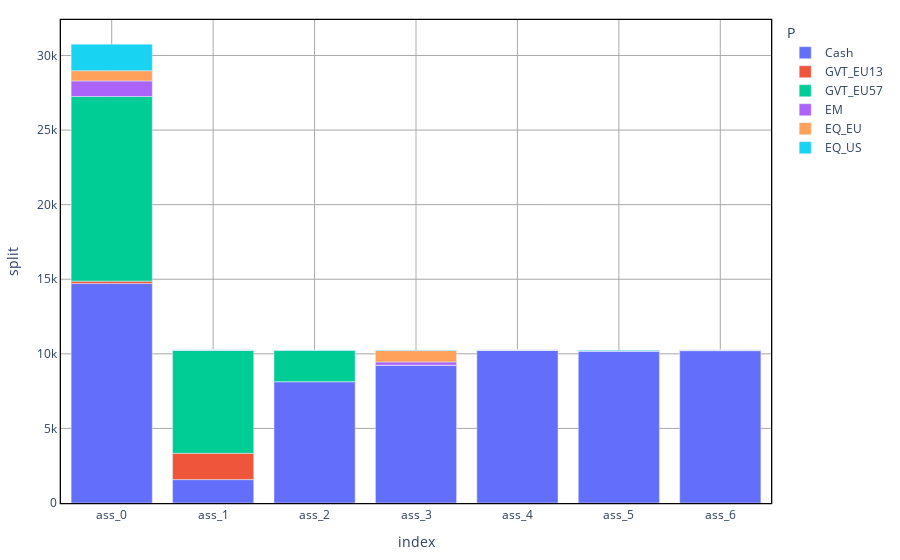

Source (notebook cell):
### Code cell
#AssetPerETF
AssetPerETF = {}

for a in A:
    Asset_ap = np.sum(Assets_l[a], axis = 0) + Assets_end[a] 
    AssetPerETF[a] = {P[p]:Asset_ap[p] for p in np.arange(len(P))}

AssetPerETF = pd.DataFrame(AssetPerETF).transpose().reset_index()
AssetPerETF_melt = AssetPerETF.melt(id_vars=['index'], var_name='P', value_name='split')
plt = px.bar(AssetPerETF_melt, x="index", y = "split", color = "P" )
plt = ALM.standardized_chart(plt)
#AssetPerETF.plot.bar(stacked = True, figsize = (15,10))
plt.show()

### Figure 1 — Plotly figure (JSON) as saved in the notebook; plotly's stock layout.template omitted (floating-point values rounded to 4 significant figures)
{"data": [{"alignmentgroup": "True", "hovertemplate": "P=Cash<br>index=%{x}<br>split=%{y}<extra></extra>", "legendgroup": "Cash", "marker": {"color": "#636efa"}, "name": "Cash", "offsetgroup": "Cash", "orientation": "v", "showlegend": true, "textposition": "auto", "type": "bar", "x": ["ass_0", "ass_1", "ass_2", "ass_3", "ass_4", "ass_5", "ass_6"], "xaxis": "x", "y": [14720.0, 1567.0, 8135.0, 9240.0, 10240.0, 10200.0, 10220.0], "yaxis": "y"}, {"alignmentgroup": "True", "hovertemplate": "P=GVT_EU13<br>index=%{x}<br>split=%{y}<extra></extra>", "legendgroup": "GVT_EU13", "marker": {"color": "#EF553B"}, "name": "GVT_EU13", "offsetgroup": "GVT_EU13", "orientation": "v", "showlegend": true, "textposition": "auto", "type": "bar", "x": ["ass_0", "ass_1", "ass_2", "ass_3", "ass_4", "ass_5", "ass_6"], "xaxis": "x", "y": [155.7, 1763.0, 0, 0, 0, 0, 0], "yaxis": "y"}, {"alignmentgroup": "True", "hovertemplate": "P=GVT_EU57<br>index=%{x}<br>split=%{y}<extra></extra>", "legendgroup": "GVT_EU57", "marker": {"color": "#00cc96"}, "name": "GVT_EU57", "offsetgroup": "GVT_EU57", "orientation": "v", "showlegend": true, "textposition": "auto", "type": "bar", "x": ["ass_0", "ass_1", "ass_2", "ass_3", "ass_4", "ass_5", "ass_6"], "xaxis": "x", "y": [12370.0, 6916.0, 2093.0, 0, 0, 0, 0], "yaxis": "y"}, {"alignmentgroup": "True", "hovertemplate": "P=EM<br>index=%{x}<br>split=%{y}<extra></extra>", "legendgroup": "EM", "marker": {"color": "#ab63fa"}, "name": "EM", "offsetgroup": "EM", "orientation": "v", "showlegend": true, "textposition": "auto", "type": "bar", "x": ["ass_0", "ass_1", "ass_2", "ass_3", "ass_4", "ass_5", "ass_6"], "xaxis": "x", "y": [1049.0, 6.194, 0, 217.9, 9.206, 0, 35.11], "yaxis": "y"}, {"alignmentgroup": "True", "hovertemplate": "P=EQ_EU<br>index=%{x}<br>split=%{y}<extra></extra>", "legendgroup": "EQ_EU", "marker": {"color": "#FFA15A"}, "name": "EQ_EU", "offsetgroup": "EQ_EU", "orientation": "v", "showlegend": true, "textposition": "auto", "type": "bar", "x": ["ass_0", "ass_1", "ass_2", "ass_3", "ass_4", "ass_5", "ass_6"], "xaxis": "x", "y": [684.5, 0, 0, 758.2, 0, 0, 0], "yaxis": "y"}, {"alignmentgroup": "True", "hovertemplate": "P=EQ_US<br>index=%{x}<br>split=%{y}<extra></extra>", "legendgroup": "EQ_US", "marker": {"color": "#19d3f3"}, "name": "EQ_US", "offsetgroup": "EQ_US", "orientation": "v", "showlegend": true, "textposition": "auto", "type": "bar", "x": ["ass_0", "ass_1", "ass_2", "ass_3", "ass_4", "ass_5", "ass_6"], "xaxis": "x", "y": [1779.0, 0, 24.91, 36.71, 0, 50.09, 0], "yaxis": "y"}], "layout": {"barmode": "relative", "legend": {"title": {"text": "P"}, "tracegroupgap": 0}, "margin": {"b": 20, "l": 20, "r": 20, "t": 20}, "paper_bgcolor": "white", "plot_bgcolor": "white", "showlegend": true, "xaxis": {"anchor": "y", "domain": [0, 1], "gridcolor": "darkgray", "gridwidth": 1, "linecolor": "black", "linewidth": 1.3, "mirror": true, "showgrid": true, "showline": true, "title": {"text": "index"}}, "yaxis": {"anchor": "x", "domain": [0, 1], "gridcolor": "darkgray", "gridwidth": 1, "linecolor": "black", "linewidth": 1.3, "mirror": true, "showgrid": true, "showline": true, "title": {"text": "split"}}}}
